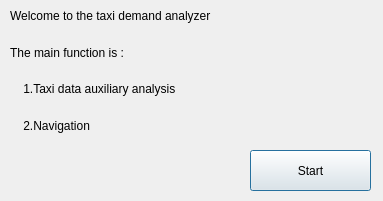
<?xml version="1.0" encoding="UTF-8"?>
<ui version="4.0">
 <class>BootUpDialog</class>
 <widget class="QDialog" name="BootUpDialog">
  <property name="enabled">
   <bool>true</bool>
  </property>
  <property name="geometry">
   <rect>
    <x>0</x>
    <y>0</y>
    <width>383</width>
    <height>201</height>
   </rect>
  </property>
  <property name="windowTitle">
   <string>Dialog</string>
  </property>
  <property name="modal">
   <bool>true</bool>
  </property>
  <widget class="QPushButton" name="ok">
   <property name="geometry">
    <rect>
     <x>250</x>
     <y>150</y>
     <width>121</width>
     <height>41</height>
    </rect>
   </property>
   <property name="text">
    <string>Start</string>
   </property>
  </widget>
  <widget class="QWidget" name="verticalLayoutWidget">
   <property name="geometry">
    <rect>
     <x>10</x>
     <y>0</y>
     <width>361</width>
     <height>141</height>
    </rect>
   </property>
   <layout class="QVBoxLayout" name="verticalLayout">
    <item>
     <widget class="QLabel" name="welcome">
      <property name="text">
       <string>Welcome to the taxi demand analyzer</string>
      </property>
     </widget>
    </item>
    <item>
     <widget class="QLabel" name="label">
      <property name="text">
       <string>The main function is :</string>
      </property>
     </widget>
    </item>
    <item>
     <widget class="QLabel" name="label_2">
      <property name="text">
       <string>    1.Taxi data auxiliary analysis</string>
      </property>
     </widget>
    </item>
    <item>
     <widget class="QLabel" name="label_3">
      <property name="text">
       <string>    2.Navigation</string>
      </property>
     </widget>
    </item>
   </layout>
  </widget>
 </widget>
 <resources/>
 <connections/>
</ui>
